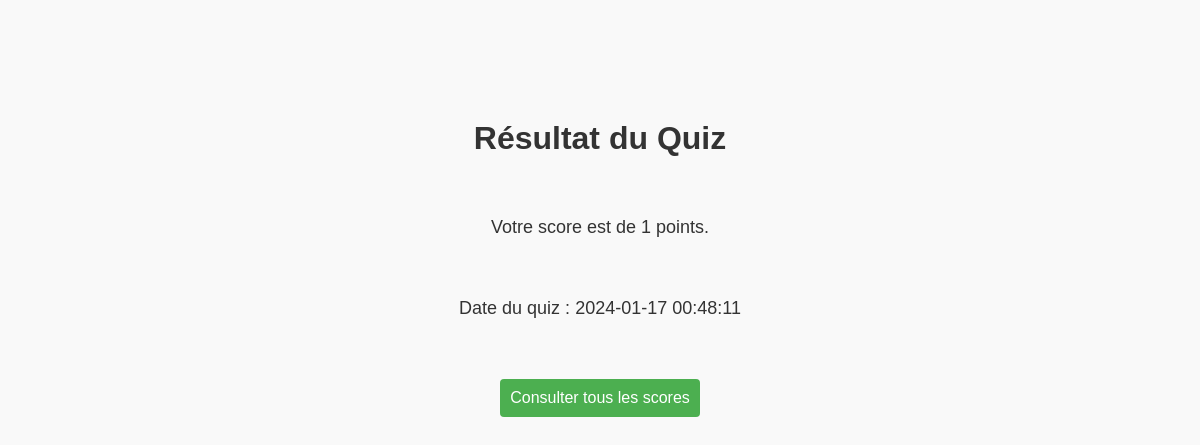
Page /resultat_quiz.php on the earlier database version.
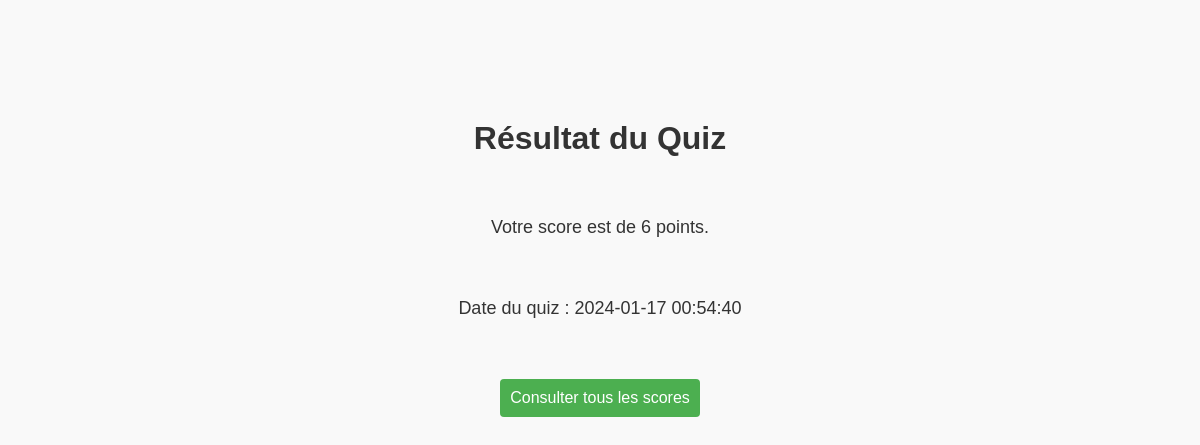
Same page on the later database version.
### tables this page shows
CREATE TABLE scores (
        id INTEGER PRIMARY KEY,
        participant_id INTEGER,
        score INTEGER,
        time INTEGER,
        FOREIGN KEY (participant_id) REFERENCES participants(idP));

### resultat_quiz.php (the view, shortened to what this page needs)
<!DOCTYPE html>
<html lang="fr">
<head>
    <link rel="stylesheet" type="text/css" href="css/resultat.css">
</head>
<body>
    <h1>Résultat du Quiz</h1>
    <?php
    try {
        $file_db = new PDO('sqlite:contacts.sqlite3');
        $file_db->setAttribute(PDO::ATTR_ERRMODE, PDO::ERRMODE_WARNING);
        $result = $file_db->query("SELECT * FROM scores ORDER BY id DESC LIMIT 1")->fetch(PDO::FETCH_ASSOC);
        if ($result) {
            echo '<p>Votre score est de ' . $result['score'] . ' points.</p>';
            echo '<p>Date du quiz : ' . date('Y-m-d H:i:s', $result['time']) . '</p>';
            echo '<a href="consulter_scores.php"><button>Consulter tous les scores</button></a>';
        } else {
            echo '<p>Aucun score disponible.</p>';
        }
    } catch (PDOException $ex) {
        echo $ex->getMessage();
    }
    ?>
</body>
</html>

### css/resultat.css (style rules this page uses)
body { font-family: 'Arial', sans-serif; background-color: #f9f9f9; margin: 0; padding: 0; height: 100vh; }
h1 { color: #333; text-align: center; margin-bottom: 5%; margin-top: 10%; }
p { color: #333; font-size: 18px; margin-bottom: 5%; text-align: center; }
a { margin-top: 5%; text-decoration: none; }
button { background-color: #4caf50; color: #fff; cursor: pointer; padding: 10px; border: none; border-radius: 4px; font-size: 16px; display: block; margin: 0 auto; }

Differences in the rows shown:
removed scores: score "1", time "2024-01-17 00:48:11"
now on this page (row edited): scores: score "6", time "2024-01-17 00:54:40"
